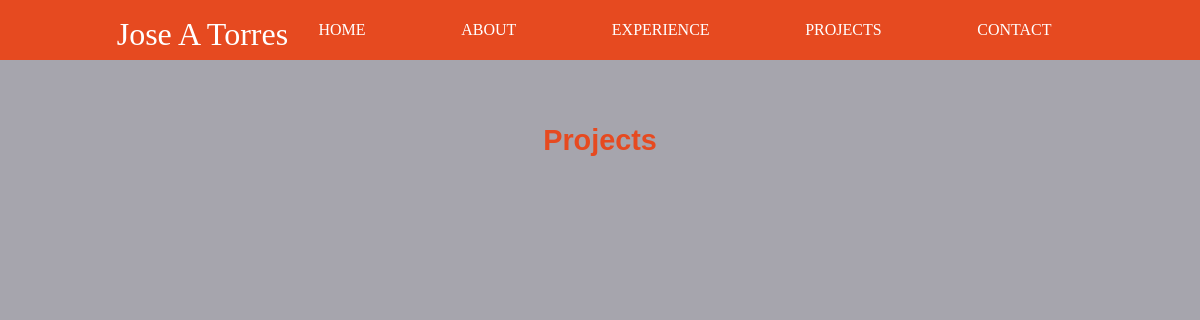
Page /content/ on the earlier database version.
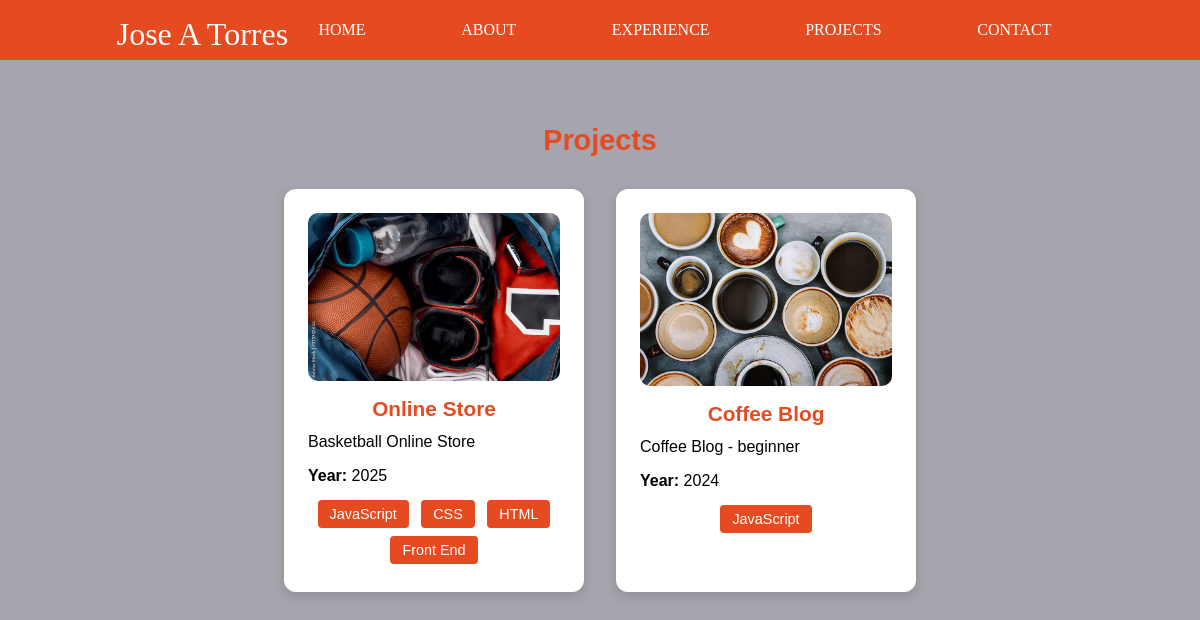
Same page on the later database version.
### content/models.py (models this page shows, shortened)
class Project(models.Model):
    name = models.CharField(max_length=150)
    description = models.TextField()
    year = models.IntegerField()
    image = models.ImageField(upload_to="static/img/")
    repository = models.URLField()
    skills = models.ManyToManyField(Skill)

class Skill(models.Model):
    name = models.CharField(max_length=50)

### content/views.py (the view)
# urls.py: path("", views.projects_list_view, name="projects_list"),
def projects_list_view(request):
    projects = Project.objects.all().order_by('-year')
    return render(request, "content/projects_list.html", {"projects": projects})

### templates/content/projects_list.html (shortened to what this page needs)
{% extends 'base.html' %}
{% load static %}
{% block content %}
<section class="projects-section">
    <h2 class="projects-title">Projects</h2>
    <div class="projects-list">
        {% for project in projects %}
        <div class="project-card">
            {% if project.repository %}
            <a href="{{ project.repository }}" target="_blank">
                <img src="{{ project.image.url }}" alt="{{ project.name }}">
            </a>
            {% else %}
            <img src="{{ project.image.url }}" alt="{{ project.name }}">
            {% endif %}
            <h3>{{ project.name }}</h3>
            <p>{{ project.description }}</p>
            <p><strong>Year:</strong> {{ project.year }}</p>
            <div class="skills-container">
                {% for skill in project.skills.all %}
                <button type="button" class="btn skill-button" onclick="return false;">{{ skill.name }}</button>
                {% empty %}
                <span class="text-label">No skills listed</span>
                {% endfor %}
            </div>
        </div>
        {% endfor %}
    </div>
</section>
{% endblock content %}

### templates/base.html (shortened to what this page needs)
{% load static %}
<!DOCTYPE html>
<html lang="en">
<head>
    <link rel="stylesheet" href="{% static 'css/base.css' %}">
    <link rel="stylesheet" href="{% static 'css/style.css' %}">
    <link rel="stylesheet" href="{% static 'css/section.css' %}">
    <link rel="stylesheet" href="{% static 'css/home.css' %}">
    <link rel="stylesheet" href="{% static 'css/note-list.css' %}">
    <link rel="stylesheet" href="{% static 'css/responsive.css' %}">
</head>
<body>
    <header>
        <div class="nav-header">
            <div class="nav-title">
                <a href="{% url 'home' %}">Jose A Torres</a>
            </div>
        </div>
        <div class="header-right-side nav-options">
            <a href="{% url 'home' %}">Home</a>
            <a href="{% url 'about' %}">About</a>
            <a href="{% url 'experience' %}">Experience</a>
            <a href="{% url 'projects_list' %}">Projects</a>
            <a href="{% url 'contact' %}">Contact</a>
        </div>
    </header>
    <main class="container px-4 py-5">
        {% block content %}
        {% endblock %}
    </main>
</body>
</html>

### static/css/base.css (style rules this page uses)
:root { --primary-color: #000000; --background-color: #A6A5AD; --header-orange: #e64a20; --text-light: #ffffff; --lobster-font: "Lobster Two", sans-serif; --DM-font: "DM Sans", sans-serif; }
html, body { margin: 0; padding: 0; overflow-x: hidden; font-size: 16px; background-color: var(--background-color); font-family: var(--DM-font); }
* { padding: 0; margin: 0; text-decoration: none; box-sizing: border-box; }
img { display: block; margin: 0 auto; max-width: 100%; height: auto; }
p { font-size: 1.1rem; line-height: 1.6; max-width: 800px; margin: 0 auto; text-align: justify; }
h2 { color: var(--text-light); font-family: var(--lobster-font); font-size: 1.7rem; }

### static/css/style.css (style rules this page uses)
.nav-title a { font-family: 'Lobster Two', cursive; font-size: 2rem; color: white; text-decoration: none; }
header { background-color: var(--header-orange); height: 60px; position: sticky; top: 0px; padding: 1rem 2rem; color: var(--text-light); justify-content: center; display: flex; font-family: 'Lobster Two', cursive; }
.header-right-side { width: 70%; color: var(--text-light); margin: 0; display: flex; justify-content: flex-end; align-items: center; gap: 2rem; font-family: 'Lobster Two', cursive; }
.nav-options a { color: white; font-size: 1rem; text-transform: uppercase; margin: 2%; padding: 1% 2%; font-family: 'Lobster Two', cursive; }

### static/css/section.css (style rules this page uses)
.skill-button { background-color: var(--header-orange); color: white; border: none; padding: 6px 12px; margin: 4px; border-radius: 4px; font-size: 0.9rem; pointer-events: none; opacity: 1; }
.projects-section { padding: 4rem 2rem; text-align: center; }
.projects-title { color: var(--header-orange); font-size: 1.8rem; margin-bottom: 2rem; }
.projects-list { display: flex; flex-wrap: wrap; gap: 2rem; justify-content: center; }
.project-card { background-color: white; color: black; padding: 1.5rem; border-radius: 12px; width: 300px; box-shadow: 0 4px 12px rgba(0, 0, 0, 0.15); transition: transform 0.2s ease; }
.project-card img { width: 100%; border-radius: 10px; margin-bottom: 1rem; object-fit: cover; height: auto; }
.project-card h3 { margin-bottom: 0.5rem; color: var(--header-orange); font-size: 1.3rem; }
.project-card p { font-size: 1rem; margin: 0.5rem 0; }

Differences in the rows shown:
added Project: image (picture), name "Online Store", description "Basketball Online Store", year "2025"
added Skill: name "JavaScript"
added Skill: name "CSS", shown under "Online Store"
added Skill: name "HTML", shown under "Online Store"
added Skill: name "Front End", shown under "Online Store"
added Project: image (picture), name "Coffee Blog", description "Coffee Blog - beginner", year "2024"
